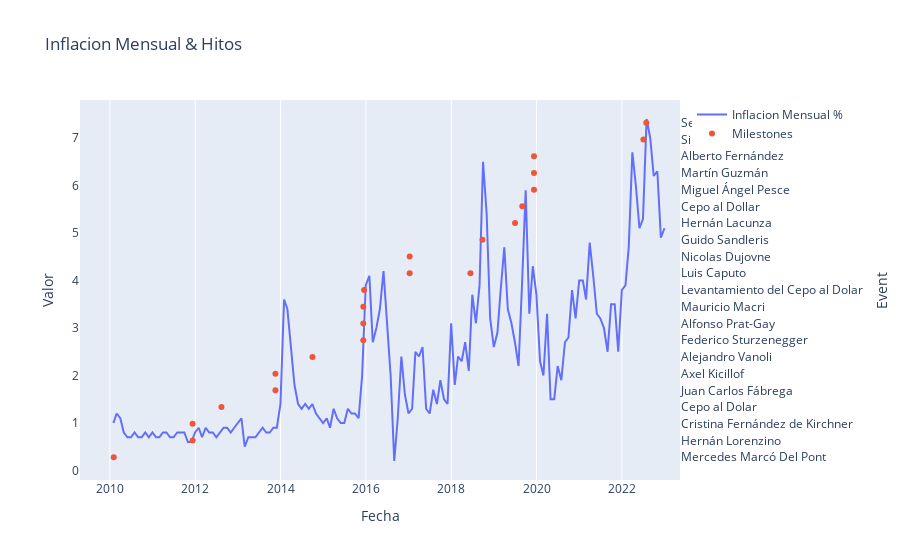

Write notebook code for a chart like this one.
### Code cell
import plotly.graph_objs as go
import plotly.offline as pyo

# create the trace for inflacion
trace1 = go.Scatter(x=inflacion['d'], y=inflacion['v'], mode='lines', name='Inflacion Mensual %', yaxis='y1')

# create the trace for milestones
trace2 = go.Scatter(x=milestone['d'], y=milestone['e'], mode='markers', name='Milestones', yaxis='y2')

# create the layout
layout = go.Layout(title='Inflacion Mensual & Hitos', xaxis=dict(title='Fecha'), yaxis=dict(title='Valor', side='left', showgrid=False, zeroline=False), yaxis2=dict(title='Event', side='right', overlaying='y', showgrid=False, zeroline=False))

# create the figure
fig = go.Figure(data=[trace1, trace2], layout=layout)

# Show the chart
pyo.iplot(fig)

### Figure 1 — Plotly figure (JSON) as saved in the notebook; plotly's stock layout.template omitted (floating-point values rounded to 4 significant figures; data arrays with more than 128 entries replaced by an {"elided": "..."} marker saying what was removed)
{"data": [{"mode": "lines", "name": "Inflacion Mensual %", "type": "scatter", "x": {"elided": "156 str values"}, "y": {"elided": "156 float values"}, "yaxis": "y"}, {"mode": "markers", "name": "Milestones", "type": "scatter", "x": ["2010-02-03", "2011-12-10", "2011-12-10", "2012-08-13", "2013-11-18", "2013-11-18", "2014-10-01", "2015-12-10", "2015-12-10", "2015-12-10", "2015-12-17", "2017-01-10", "2017-01-10", "2018-06-14", "2018-09-25", "2019-07-01", "2019-09-01", "2019-12-10", "2019-12-10", "2019-12-10", "2022-07-04", "2022-07-28"], "y": ["Mercedes Marcó Del Pont", "Hernán Lorenzino", "Cristina Fernández de Kirchner", "Cepo al Dolar", "Juan Carlos Fábrega", "Axel Kicillof", "Alejandro Vanoli", "Federico Sturzenegger", "Alfonso Prat-Gay", "Mauricio Macri", "Levantamiento del Cepo al Dolar", "Luis Caputo", "Nicolas Dujovne", "Luis Caputo", "Guido Sandleris", "Hernán Lacunza", "Cepo al Dollar", "Miguel Ángel Pesce", "Martín Guzmán", "Alberto Fernández", "Silvina Batakis", "Sergio Massa"], "yaxis": "y2"}], "layout": {"title": {"text": "Inflacion Mensual & Hitos"}, "xaxis": {"title": {"text": "Fecha"}}, "yaxis": {"showgrid": false, "side": "left", "title": {"text": "Valor"}, "zeroline": false}, "yaxis2": {"overlaying": "y", "showgrid": false, "side": "right", "title": {"text": "Event"}, "zeroline": false}}}
